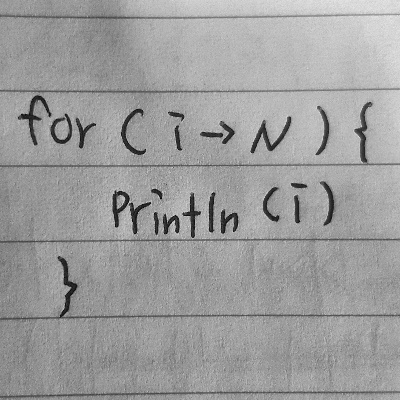
#> input picture images/histPseudo.jpg, 400 x 400 px
$ python main.py
#> lines starting #> are read from the running program, lines starting #| are printed output that depends on the picture
import cv2
import numpy as np
import matplotlib.pyplot as plt

def fourier():
	img = cv2.imread('../images/histPseudo.jpg', cv2.IMREAD_GRAYSCALE)
#> img is the input picture: shape (400, 400); min 6, max 232, mean 157.3

	f = np.fft.fft2(img)
	fshift = np.fft.fftshift(f)

	rows , cols = img.shape
#> rows = 400; cols = 400
	crow, ccol = int(rows/2), int(cols/2)
#> crow = 200; ccol = 200

	ranges = 5

	fshift[crow-ranges:crow+ranges, ccol-ranges:ccol+ranges] = 0

	f_ishift = np.fft.ifftshift(fshift)
	img_back = np.fft.ifft2(f_ishift)
	img_back = np.abs(img_back)
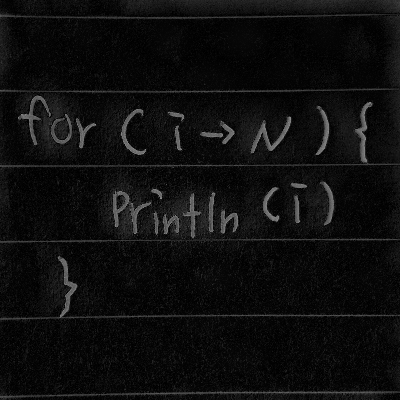
#> img_back: shape (400, 400) float64; min 0.0141, max 143.6, mean 14.6


	plt.subplot(131), plt.imshow(img,cmap = 'gray')
	plt.title('input image'), plt.xticks([]), plt.yticks([])

	plt.subplot(132), plt.imshow(img_back, cmap = 'gray')
	plt.title('after HRF'), plt.xticks([]), plt.yticks([])

	plt.subplot(133), plt.imshow(img_back)
	plt.title('result in JET'), plt.xticks([]), plt.yticks([])

	plt.show()
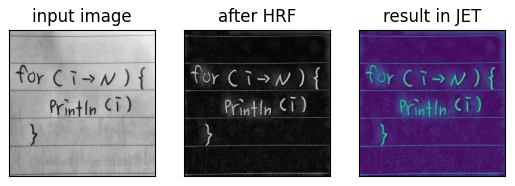
#> figure drawn by matplotlib, 3 panels

	cv2.imwrite('../images/fourierHist2.jpg',img_back)

fourier()

$ run again, with images/pseudo.jpg copied over images/histPseudo.jpg
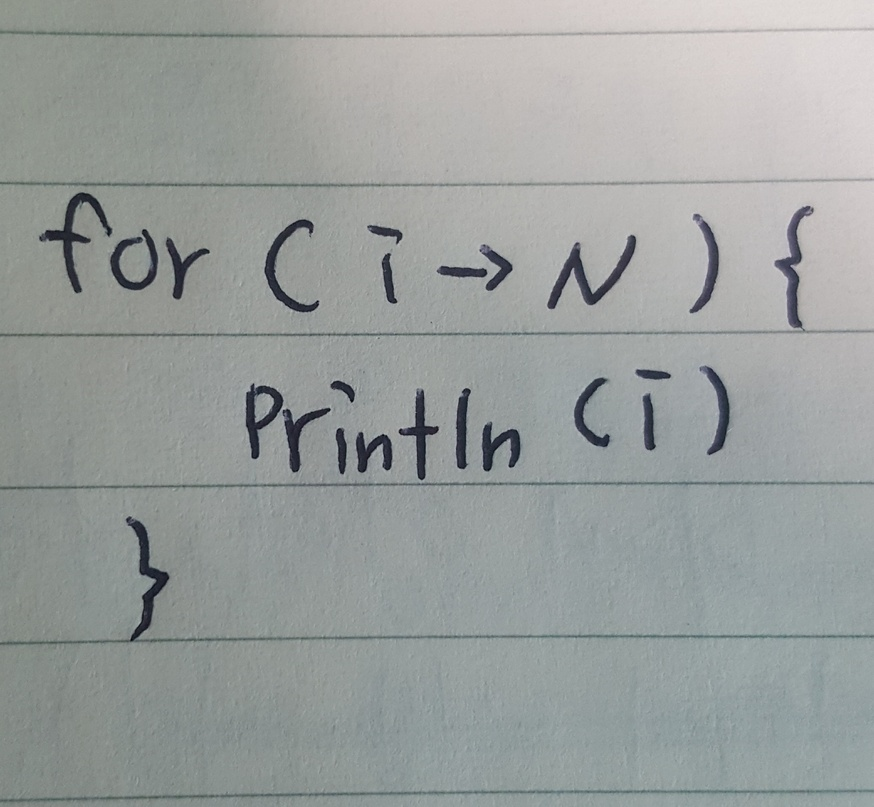
#> input picture images/pseudo.jpg, 874 x 807 px, shrunk from 2109 x 1948 before the run
#> in fourier, `img_back = np.abs(img_back)`:
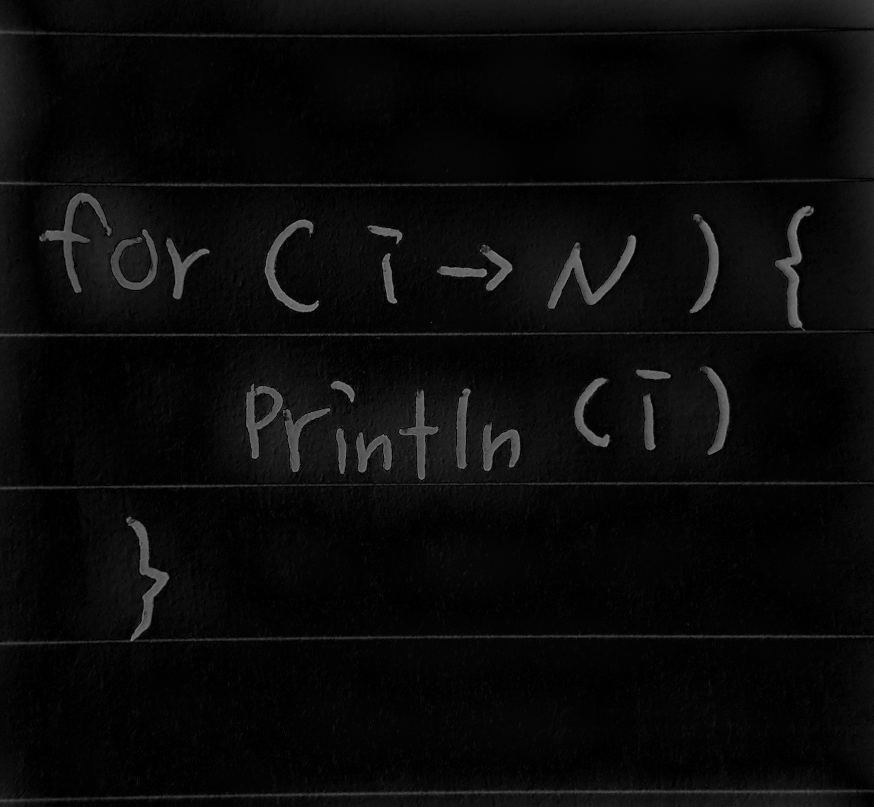
#> img_back: shape (807, 874) float64; min 0.00281, max 145.7, mean 10.6
#> in fourier, `plt.show()`:
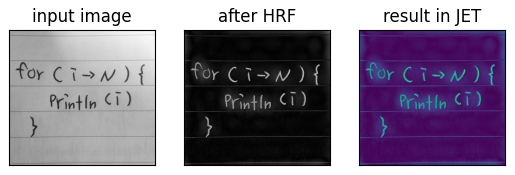
#> figure drawn by matplotlib, 3 panels
